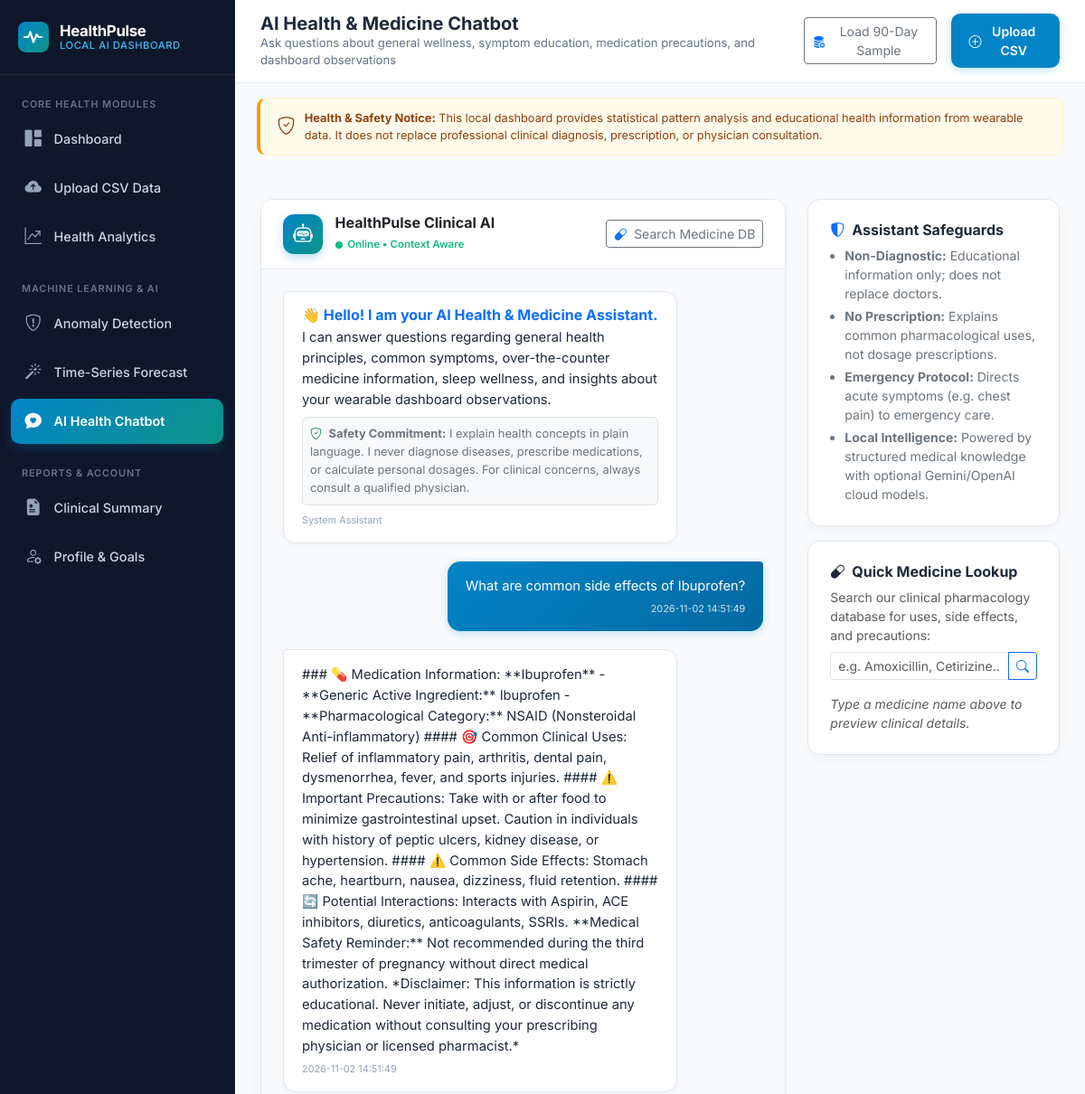
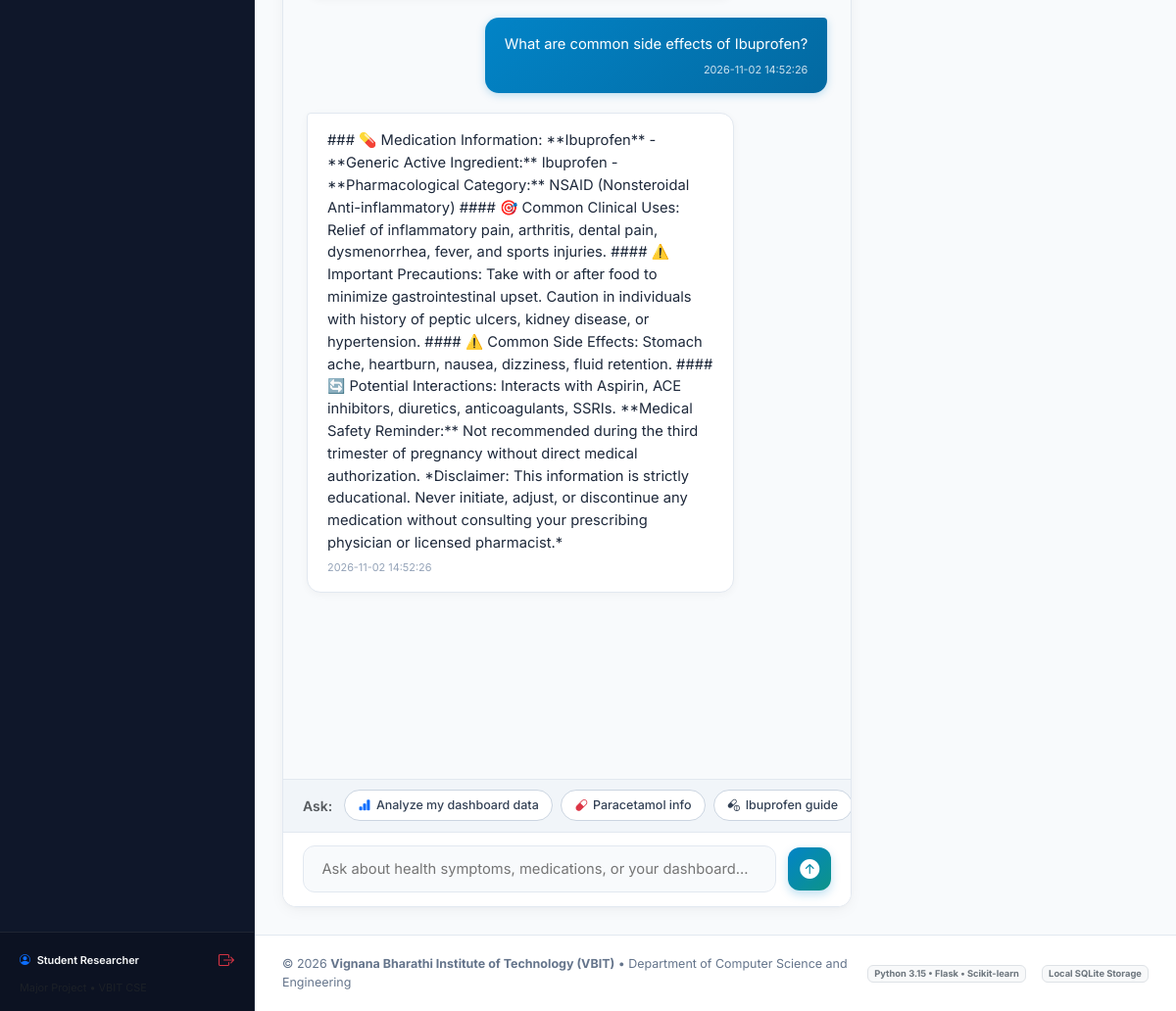
Screenshot of /chatbot (signed in) with the database file from the repository (2 pictures, top to bottom).
### tables this page shows
CREATE TABLE users (
        id INTEGER PRIMARY KEY AUTOINCREMENT,
        username TEXT UNIQUE NOT NULL,
        email TEXT UNIQUE NOT NULL,
        password_hash TEXT NOT NULL,
        full_name TEXT NOT NULL,
        age INTEGER DEFAULT 24,
        gender TEXT DEFAULT 'Other',
        weight_kg REAL DEFAULT 70.0,
        height_cm REAL DEFAULT 172.0,
        daily_step_goal INTEGER DEFAULT 10000,
        sleep_goal_hours REAL DEFAULT 8.0,
        active_min_goal INTEGER DEFAULT 45,
        created_at TIMESTAMP DEFAULT CURRENT_TIMESTAMP
    );

CREATE TABLE chat_history (
        id INTEGER PRIMARY KEY AUTOINCREMENT,
        user_id INTEGER NOT NULL,
        role TEXT NOT NULL,
        content TEXT NOT NULL,
        context_tag TEXT DEFAULT 'general',
        timestamp TIMESTAMP DEFAULT CURRENT_TIMESTAMP,
        FOREIGN KEY (user_id) REFERENCES users (id) ON DELETE CASCADE
    );

### app.py (the view)
@app.route('/chatbot')
@login_required
def chatbot_view():
    user_id = session['user_id']
    history = get_recent_chat_history(user_id)
    return render_template('chatbot.html', active_page='chatbot', chat_history=history)

### templates/chatbot.html (shortened to what this page needs)
{% extends "base.html" %}
{% block page_title %}AI Health & Medicine Chatbot{% endblock %}
{% block page_subtitle %}Ask questions about general wellness, symptom education, medication precautions, and dashboard observations{% endblock %}
{% block content %}
<div class="row g-4">
    <div class="col-lg-8">
        <div class="chatbot-wrapper">
            <div class="chat-header">
                <div class="chat-assistant-meta">
                    <div class="chat-avatar">
                        <i class="bi bi-robot"></i>
                    </div>
                    <div>
                        <h6 class="fw-bold mb-0 text-dark">HealthPulse Clinical AI</h6>
                        <span class="chat-status-pill">
                            <span class="chat-status-dot"></span> Online &bull; Context Aware
                        </span>
                    </div>
                </div>
                <div>
                    <button class="btn btn-sm btn-outline-secondary" data-bs-toggle="modal" data-bs-target="#medicineBrowseModal">
                        <i class="bi bi-capsule me-1 text-primary"></i> Search Medicine DB
                    </button>
                </div>
            </div>
            <div class="chat-messages-scroll" id="chatMessages">
                <div class="chat-bubble assistant">
                    <div class="bubble-content">
                        <h6 class="fw-bold text-primary mb-1">👋 Hello! I am your AI Health & Medicine Assistant.</h6>
                        <p class="mb-2">
                            I can answer questions regarding general health principles, common symptoms, over-the-counter medicine information, sleep wellness, and insights about your wearable dashboard observations.
                        </p>
                        <div class="p-2 border rounded bg-light small text-secondary mb-2">
                            <i class="bi bi-shield-check text-success me-1"></i>
                            <strong>Safety Commitment:</strong> I explain health concepts in plain language. I never diagnose diseases, prescribe medications, or calculate personal dosages. For clinical concerns, always consult a qualified physician.
                        </div>
                        <span class="bubble-time">System Assistant</span>
                    </div>
                </div>
                {% for msg in chat_history %}
                <div class="chat-bubble {{ msg.role }}">
                    <div class="bubble-content">
                        {{ msg.content|safe }}
                        <span class="bubble-time">{{ msg.timestamp }}</span>
                    </div>
                </div>
                {% endfor %}
            </div>
            <div class="prompt-suggestions">
                <span class="text-muted small fw-semibold d-flex align-items-center me-1">Ask:</span>
                <button type="button" class="suggestion-pill" data-query="Analyze my uploaded dashboard data">
                    <i class="bi bi-bar-chart-fill text-primary"></i> Analyze my dashboard data
                </button>
                <button type="button" class="suggestion-pill" data-query="Tell me about Paracetamol: uses, side effects, precautions">
                    <i class="bi bi-capsule text-danger"></i> Paracetamol info
                </button>
                <button type="button" class="suggestion-pill" data-query="What is Ibuprofen used for and what are its precautions?">
                    <i class="bi bi-capsule-pill text-teal"></i> Ibuprofen guide
                </button>
            </div>
            <div class="chat-input-bar">
                <form id="chatForm" class="chat-input-form">
                    <input type="text" id="chatInput" class="chat-text-input" placeholder="Ask about health symptoms, medications, or your dashboard..." autocomplete="off">
                    <button type="submit" class="chat-send-btn" title="Send Query">
                        <i class="bi bi-arrow-up-circle-fill fs-5"></i>
                    </button>
                </form>
            </div>
        </div>
    </div>
    <div class="col-lg-4">
        <div class="health-card mb-3">
            <h6 class="fw-bold mb-2"><i class="bi bi-shield-shaded text-primary me-2"></i>Assistant Safeguards</h6>
            <ul class="small text-secondary ps-3 mb-0">
                <li class="mb-1"><strong>Non-Diagnostic:</strong> Educational information only; does not replace doctors.</li>
                <li class="mb-1"><strong>No Prescription:</strong> Explains common pharmacological uses, not dosage prescriptions.</li>
                <li class="mb-1"><strong>Emergency Protocol:</strong> Directs acute symptoms (e.g. chest pain) to emergency care.</li>
                <li><strong>Local Intelligence:</strong> Powered by structured medical knowledge with optional Gemini/OpenAI cloud models.</li>
            </ul>
        </div>
        <div class="health-card">
            <h6 class="fw-bold mb-2"><i class="bi bi-capsule text-teal me-2"></i>Quick Medicine Lookup</h6>
            <p class="small text-muted mb-2">Search our clinical pharmacology database for uses, side effects, and precautions:</p>
            <div class="input-group input-group-sm mb-3">
                <input type="text" id="sideMedSearchInput" class="form-control" placeholder="e.g. Amoxicillin, Cetirizine...">
                <button class="btn btn-outline-primary" id="btnSideMedSearch"><i class="bi bi-search"></i></button>
            </div>
            <div id="sideMedResults" class="small text-secondary">
                <span class="text-muted fst-italic">Type a medicine name above to preview clinical details.</span>
            </div>
        </div>
    </div>
</div>
{% endblock %}

### templates/base.html (shortened to what this page needs)
<!DOCTYPE html>
<html lang="en">
<head>
    <link href="https://cdn.jsdelivr.net/npm/bootstrap@5.3.3/dist/css/bootstrap.min.css" rel="stylesheet">
    <link rel="stylesheet" href="https://cdn.jsdelivr.net/npm/bootstrap-icons@1.11.3/font/bootstrap-icons.min.css">
    <link rel="stylesheet" href="{{ url_for('static', filename='css/style.css') }}">
    <link rel="stylesheet" href="{{ url_for('static', filename='css/chatbot.css') }}">
</head>
<body>
    <div class="app-container">
        <aside class="app-sidebar" id="appSidebar">
            <div class="sidebar-brand">
                <img src="{{ url_for('static', filename='img/logo.svg') }}" alt="Health Pulse Logo">
                <div class="sidebar-brand-text">
                    HealthPulse <small>Local AI Dashboard</small>
                </div>
            </div>
            <div class="sidebar-nav">
                <div class="nav-section-title">Core Health Modules</div>
                <a href="{{ url_for('dashboard_view') }}" class="nav-link {% if active_page == 'dashboard' %}active{% endif %}">
                    <i class="bi bi-grid-1x2-fill"></i>
                    <span>Dashboard</span>
                </a>
                <a href="{{ url_for('upload_view') }}" class="nav-link {% if active_page == 'upload' %}active{% endif %}">
                    <i class="bi bi-cloud-arrow-up-fill"></i>
                    <span>Upload CSV Data</span>
                </a>
                <a href="{{ url_for('analytics_view') }}" class="nav-link {% if active_page == 'analytics' %}active{% endif %}">
                    <i class="bi bi-graph-up-arrow"></i>
                    <span>Health Analytics</span>
                </a>
                <div class="nav-section-title mt-3">Machine Learning & AI</div>
                <a href="{{ url_for('anomalies_view') }}" class="nav-link {% if active_page == 'anomalies' %}active{% endif %}">
                    <i class="bi bi-shield-exclamation"></i>
                    <span>Anomaly Detection</span>
                </a>
                <a href="{{ url_for('forecasting_view') }}" class="nav-link {% if active_page == 'forecasting' %}active{% endif %}">
                    <i class="bi bi-magic"></i>
                    <span>Time-Series Forecast</span>
                </a>
                <a href="{{ url_for('chatbot_view') }}" class="nav-link {% if active_page == 'chatbot' %}active{% endif %}">
                    <i class="bi bi-chat-heart-fill"></i>
                    <span>AI Health Chatbot</span>
                </a>
                <div class="nav-section-title mt-3">Reports & Account</div>
                <a href="{{ url_for('report_view') }}" class="nav-link {% if active_page == 'report' %}active{% endif %}">
                    <i class="bi bi-file-earmark-medical-fill"></i>
                    <span>Clinical Summary</span>
                </a>
                <a href="{{ url_for('auth.profile') }}" class="nav-link {% if active_page == 'profile' %}active{% endif %}">
                    <i class="bi bi-person-gear"></i>
                    <span>Profile & Goals</span>
                </a>
            </div>
            <div class="sidebar-footer">
                <div class="d-flex align-items-center justify-content-between mb-2">
                    <span class="fw-semibold text-light small"><i class="bi bi-person-circle me-1 text-primary"></i> {{ current_user.full_name if current_user else 'User' }}</span>
                    <a href="{{ url_for('auth.logout') }}" class="text-danger small text-decoration-none" title="Sign Out">
                        <i class="bi bi-box-arrow-right fs-6"></i>
                    </a>
                </div>
                <div class="text-muted" style="font-size: 0.68rem;">
                </div>
            </div>
        </aside>
        <main class="app-main">
            <header class="app-header">
                <div class="d-flex align-items-center gap-3">
                    <div class="header-title-wrap">
                        <h1>{% block page_title %}Dashboard{% endblock %}</h1>
                        <p>{% block page_subtitle %}Personal Wearable Health Intelligence System{% endblock %}</p>
                    </div>
                </div>
                <div class="header-actions">
                    <button class="btn btn-outline-secondary btn-sm d-none d-md-inline-flex align-items-center gap-1 btn-load-sample-data" title="Load realistic 90-day wearable dataset">
                        <i class="bi bi-database-fill-gear text-primary"></i> Load 90-Day Sample
                    </button>
                    <a href="{{ url_for('upload_view') }}" class="btn btn-primary-custom btn-sm d-inline-flex align-items-center gap-1">
                        <i class="bi bi-plus-circle"></i> Upload CSV
                    </a>
                </div>
            </header>
            <div class="px-4 pt-3 pb-0">
                <div class="medical-disclaimer-bar">
                    <i class="bi bi-shield-check fs-5"></i>
                    <div>
                        <strong>Health & Safety Notice:</strong> This local dashboard provides statistical pattern analysis and educational health information from wearable data. It does not replace professional clinical diagnosis, prescription, or physician consultation.
                    </div>
                </div>
            </div>
            <div class="content-wrapper">
                {% block content %}{% endblock %}
            </div>
            <footer class="app-page-footer">
                <div>
                    &copy; 2026 <strong>{{ institute_name }}</strong> &bull; Department of Computer Science and Engineering
                </div>
                <div class="d-flex gap-3">
                    <span class="badge bg-light text-secondary border">Python 3.15 &bull; Flask &bull; Scikit-learn</span>
                    <span class="badge bg-light text-secondary border">Local SQLite Storage</span>
                </div>
            </footer>
        </main>
    </div>
</body>
</html>

### rows the page displays
users: full_name "Student Researcher"
chat_history: content "What are common side effects of Ibuprofen?", timestamp "2026-11-02 14:51:49"
chat_history: content "### 💊 Medication Information: **Ibuprofen** - **Generic Active Ingredient:** Ibuprofen - **Pharmacological Category:** NSAID (Nonsteroidal Anti-inflammatory) #### 🎯 Common Clinical Uses: Relief of inflammatory pain, arthritis, dental pain, dysmenorrhea, fever, and sports injuries. #### ⚠️ Important Precautions: Take with or after food to minimize gastrointestinal upset. Caution in individuals with history of peptic ulcers, kidney disease, or hypertension. #### ⚠️ Common Side Effects: Stomach ache, heartburn, nausea, dizziness, fluid retention. #### 🔄 Potential Interactions: Interacts with Aspirin, ACE inhibitors, diuretics, anticoagulants, SSRIs. **Medical Safety Reminder:** Not recommended…", timestamp "2026-11-02 14:51:49"
chat_history: content "What are common side effects of Ibuprofen?", timestamp "2026-11-02 14:52:26"
chat_history: content "### 💊 Medication Information: **Ibuprofen** - **Generic Active Ingredient:** Ibuprofen - **Pharmacological Category:** NSAID (Nonsteroidal Anti-inflammatory) #### 🎯 Common Clinical Uses: Relief of inflammatory pain, arthritis, dental pain, dysmenorrhea, fever, and sports injuries. #### ⚠️ Important Precautions: Take with or after food to minimize gastrointestinal upset. Caution in individuals with history of peptic ulcers, kidney disease, or hypertension. #### ⚠️ Common Side Effects: Stomach ache, heartburn, nausea, dizziness, fluid retention. #### 🔄 Potential Interactions: Interacts with Aspirin, ACE inhibitors, diuretics, anticoagulants, SSRIs. **Medical Safety Reminder:** Not recommended…", timestamp "2026-11-02 14:52:26"

### other values shown
{{ institute_name }} "Vignana Bharathi Institute of Technology (VBIT)"
